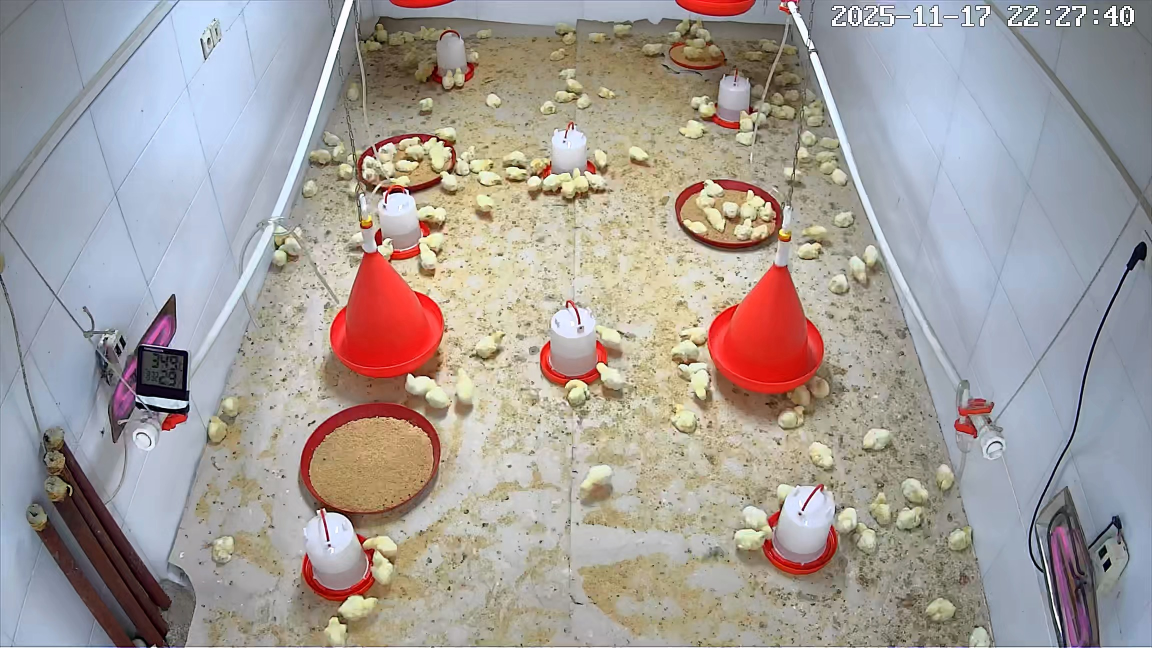
#> input picture farm_data/samples/cam1_2025-11-17_222740.jpg, 2304 x 1296 px (shown at 1/2 size)
$ python -i osd.py   (imports and definitions only)
#> lines starting #> are read from the running program, lines starting #| are printed output that depends on the picture; after the words box and inside, x2 and y2 are one past the last pixel; in counts of white or black regions, pixels touching at a corner belong together
#> in read_osd_time, img is the input picture: shape (1296, 2304, 3); mean B, G, R 153.3, 156.8, 164
"""Read the on-screen-display (OSD) timestamp burned into DVR frames.

Frames exported from raw .h264 clips carry only the time of day in their file
name ("05.45.00-05.50.00RO000.h264_<export date>.png"); the recording DATE is
only in the OSD text, e.g. "2025-12-08 09:45:18" in the top-right corner.
This module reads it with Tesseract (`apt install tesseract-ocr`,
`pip install pytesseract`).

The DVR font is white with a dark outline; it is binarised and the digits are
read with a character whitelist. A result is only accepted if it parses as a
valid date and time.
"""
from __future__ import annotations

import re
from datetime import datetime
from pathlib import Path

import cv2
import numpy as np

_RX = re.compile(r"(20\d\d)\D{0,2}(\d\d)\D{0,2}(\d\d)\D{0,3}(\d\d)\D{0,2}(\d\d)\D{0,2}(\d\d)")

# OSD box as fractions of the frame (x0, y0, x1, y1): top-right corner
DEFAULT_BOX = (0.68, 0.0, 1.0, 0.06)


def _candidates(img: np.ndarray, box) -> list[np.ndarray]:
    h, w = img.shape[:2]
#> h = 1296; w = 2304
    x0, y0, x1, y1 = box
#> x0 = 0.68; y0 = 0; x1 = 1; y1 = 0.06
    crop = img[int(y0 * h):max(int(y1 * h), int(y0 * h) + 8), int(x0 * w):int(x1 * w)]
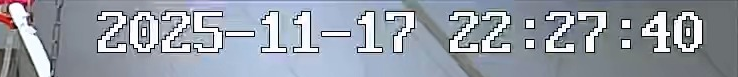
#> crop: shape (77, 738, 3); mean B, G, R 167.3, 156.7, 149.5
    gray = cv2.cvtColor(crop, cv2.COLOR_BGR2GRAY)
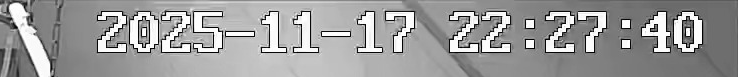
#> gray: shape (77, 738); min 0, max 255, mean 155.7
    big = cv2.resize(gray, None, fx=2, fy=2, interpolation=cv2.INTER_CUBIC)
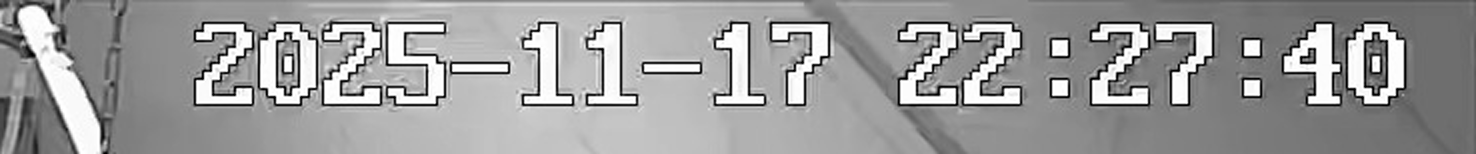
#> big: shape (154, 1476); min 0, max 255, mean 155.2
    out = []
    for thr in (200, 170, 230):
        _, b = cv2.threshold(big, thr, 255, cv2.THRESH_BINARY_INV)  # dark text on white
        out.append(cv2.copyMakeBorder(b, 12, 12, 12, 12, cv2.BORDER_CONSTANT, value=255))
    _, otsu = cv2.threshold(big, 0, 255, cv2.THRESH_BINARY_INV + cv2.THRESH_OTSU)
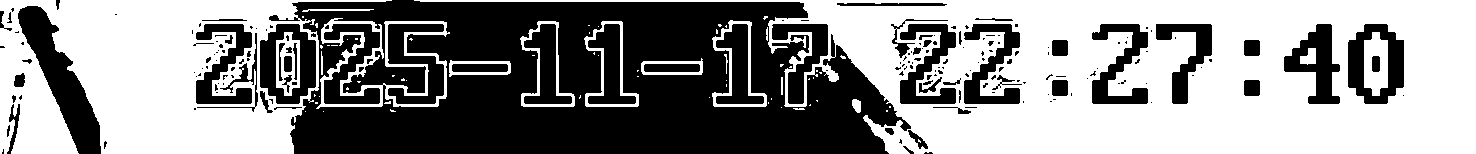
#> otsu: shape (154, 1476); 55.3% white; 185 black regions (125 under 20 px), largest, box (x1, y1, x2, y2) and area: (269, 0, 911, 154) 63395, (18, 6, 101, 154) 4416, (1348, 24, 1404, 104) 2416
    out.append(cv2.copyMakeBorder(otsu, 12, 12, 12, 12, cv2.BORDER_CONSTANT, value=255))
    return out


def read_osd_time(image: str | Path | np.ndarray, box=DEFAULT_BOX) -> datetime | None:
    """Timestamp from the OSD text, or None if it cannot be read reliably."""
    import pytesseract  # type: ignore

    img = cv2.imread(str(image)) if not isinstance(image, np.ndarray) else image
    if img is None:
        raise IOError(f"cannot read {image}")
    votes: dict[datetime, int] = {}
    for cand in _candidates(img, box):
        txt = pytesseract.image_to_string(
            cand, config="--psm 7 -c tessedit_char_whitelist=0123456789-:. ")
        m = _RX.search(txt.replace(" ", " "))
        if not m:
            continue
        try:
            dt = datetime(*map(int, m.groups()))
        except ValueError:
            continue
        votes[dt] = votes.get(dt, 0) + 1
#> this loop made 1 pass
#> after the loop, votes = 0 items
    if not votes:
        return None
    return max(votes.items(), key=lambda kv: kv[1])[0]

#> (the run stopped early here; a loop or call above may not have finished)

$ run again, on farm_data/samples/cam1_2025-11-18_184435.jpg
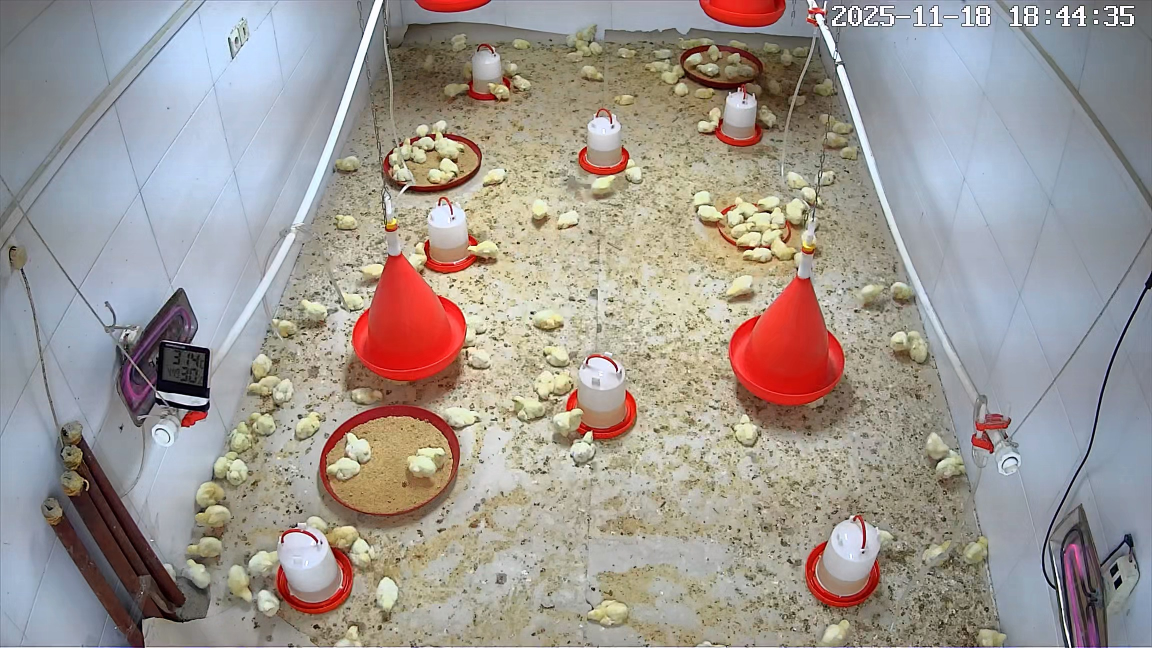
#> input picture farm_data/samples/cam1_2025-11-18_184435.jpg, 2304 x 1296 px (shown at 1/2 size)
#> in read_osd_time, img is the input picture: shape (1296, 2304, 3); mean B, G, R 146.2, 151.3, 158.3
#> h = 1296; w = 2304
#> x0 = 0.68; y0 = 0; x1 = 1; y1 = 0.06
#> in _candidates, `big = cv2.resize(gray, None, fx=2, fy=2, interpolation=cv2.INTER_CUBIC)`:
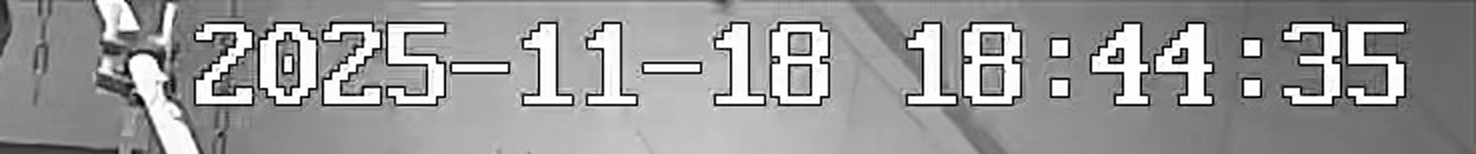
#> big: shape (154, 1476); min 0, max 255, mean 151.7
#> in _candidates, `_, otsu = cv2.threshold(big, 0, 255, cv2.THRESH_BINARY_INV + cv2.THRES..`:
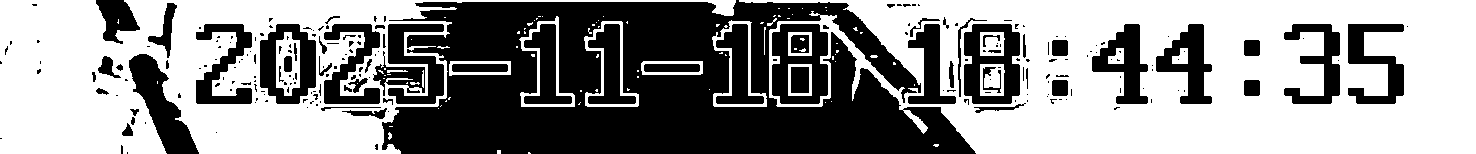
#> otsu: shape (154, 1476); 56.8% white; 220 black regions (158 under 20 px), largest, box (x1, y1, x2, y2) and area: (382, 0, 976, 154) 57378, (129, 54, 199, 154) 2907, (772, 24, 828, 104) 2741
#> the loop in read_osd_time, `for cand in _candidates(img, box):` made 1 pass
#> after the loop in read_osd_time, `for cand in _candidates(img, box):`: votes = 0 items

$ run again, on farm_data/samples/cam1_2025-12-07_072908.jpg
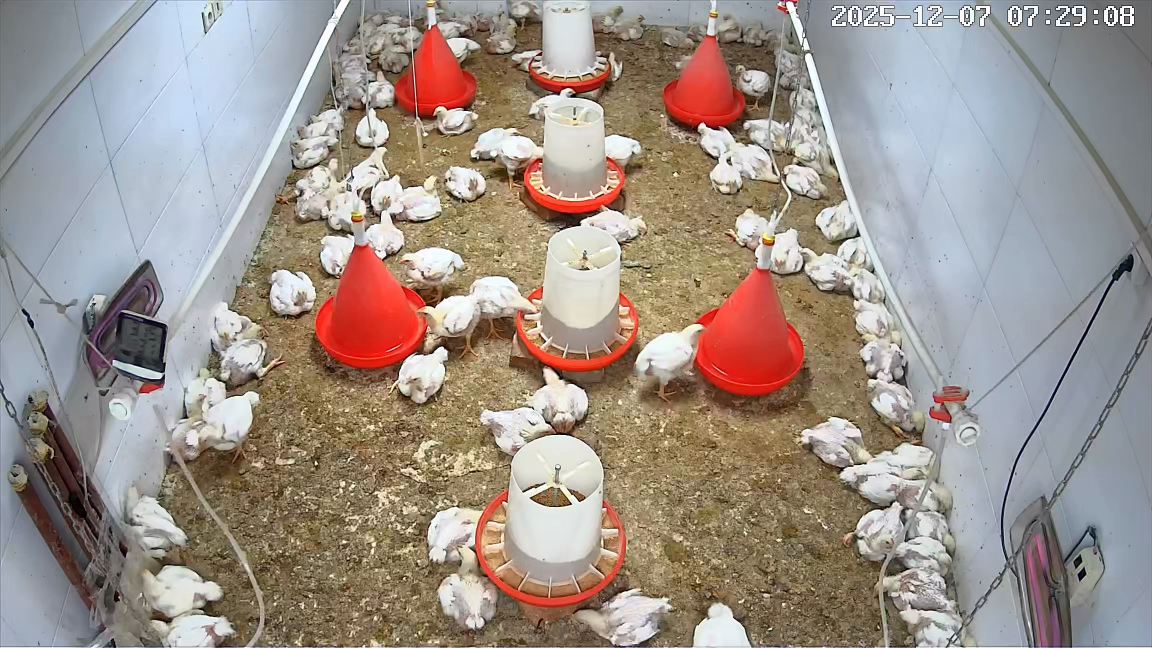
#> input picture farm_data/samples/cam1_2025-12-07_072908.jpg, 2304 x 1296 px (shown at 1/2 size)
#> in read_osd_time, img is the input picture: shape (1296, 2304, 3); mean B, G, R 138.1, 145.9, 157.3
#> h = 1296; w = 2304
#> x0 = 0.68; y0 = 0; x1 = 1; y1 = 0.06
#> in _candidates, `big = cv2.resize(gray, None, fx=2, fy=2, interpolation=cv2.INTER_CUBIC)`:
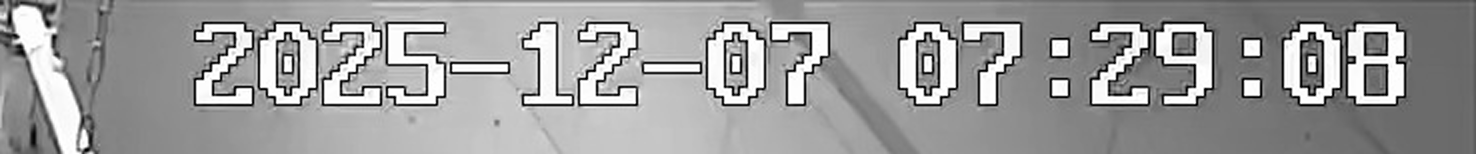
#> big: shape (154, 1476); min 0, max 255, mean 155.6
#> in _candidates, `_, otsu = cv2.threshold(big, 0, 255, cv2.THRESH_BINARY_INV + cv2.THRES..`:
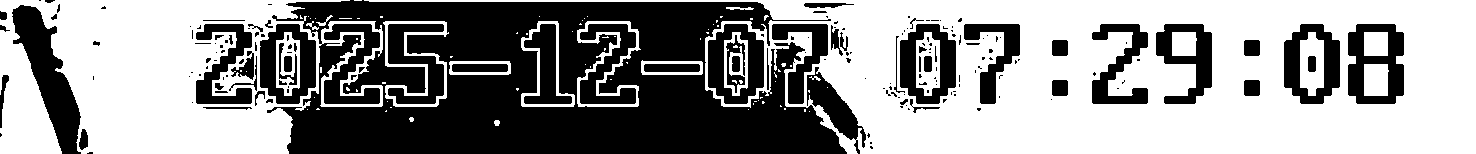
#> otsu: shape (154, 1476); 57.6% white; 177 black regions (113 under 20 px), largest, box (x1, y1, x2, y2) and area: (267, 0, 847, 154) 54554, (12, 5, 81, 154) 4256, (1348, 24, 1404, 104) 2738
#> the loop in read_osd_time, `for cand in _candidates(img, box):` made 1 pass
#> after the loop in read_osd_time, `for cand in _candidates(img, box):`: votes = 0 items

$ run again, on farm_data/samples/cam1_2025-12-08_050124.jpg
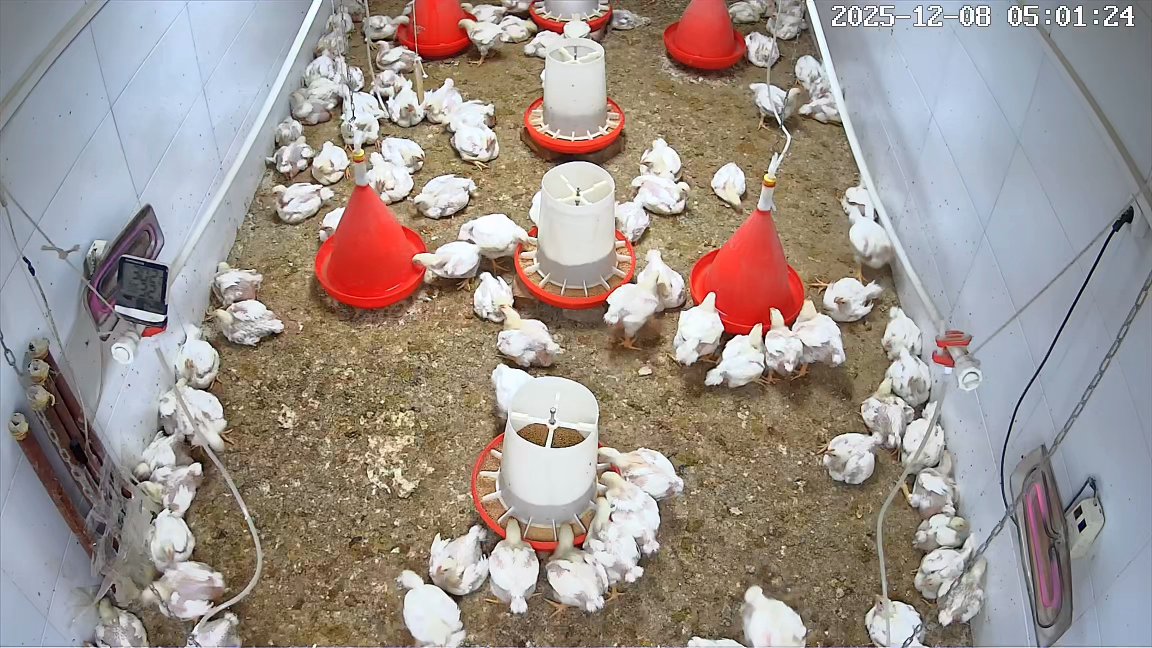
#> input picture farm_data/samples/cam1_2025-12-08_050124.jpg, 2304 x 1296 px (shown at 1/2 size)
#> in read_osd_time, img is the input picture: shape (1296, 2304, 3); mean B, G, R 141.5, 146.9, 156.9
#> h = 1296; w = 2304
#> x0 = 0.68; y0 = 0; x1 = 1; y1 = 0.06
#> in _candidates, `big = cv2.resize(gray, None, fx=2, fy=2, interpolation=cv2.INTER_CUBIC)`:
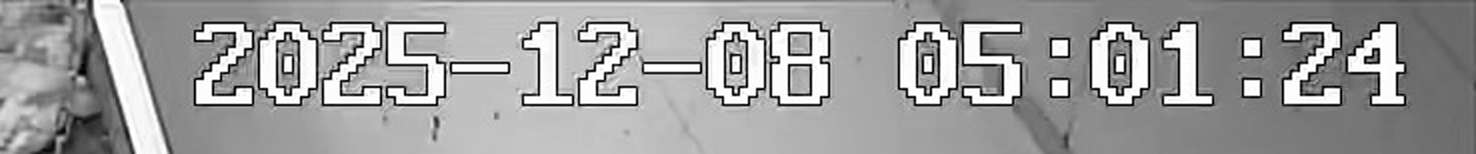
#> big: shape (154, 1476); min 0, max 255, mean 157.7
#> in _candidates, `_, otsu = cv2.threshold(big, 0, 255, cv2.THRESH_BINARY_INV + cv2.THRES..`:
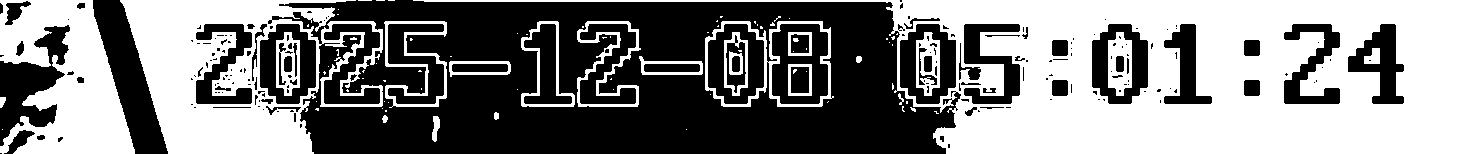
#> otsu: shape (154, 1476); 50.8% white; 194 black regions (130 under 20 px), largest, box (x1, y1, x2, y2) and area: (268, 0, 961, 154) 66124, (93, 0, 168, 154) 4944, (0, 25, 70, 146) 3769
#> the loop in read_osd_time, `for cand in _candidates(img, box):` made 1 pass
#> after the loop in read_osd_time, `for cand in _candidates(img, box):`: votes = 0 items
